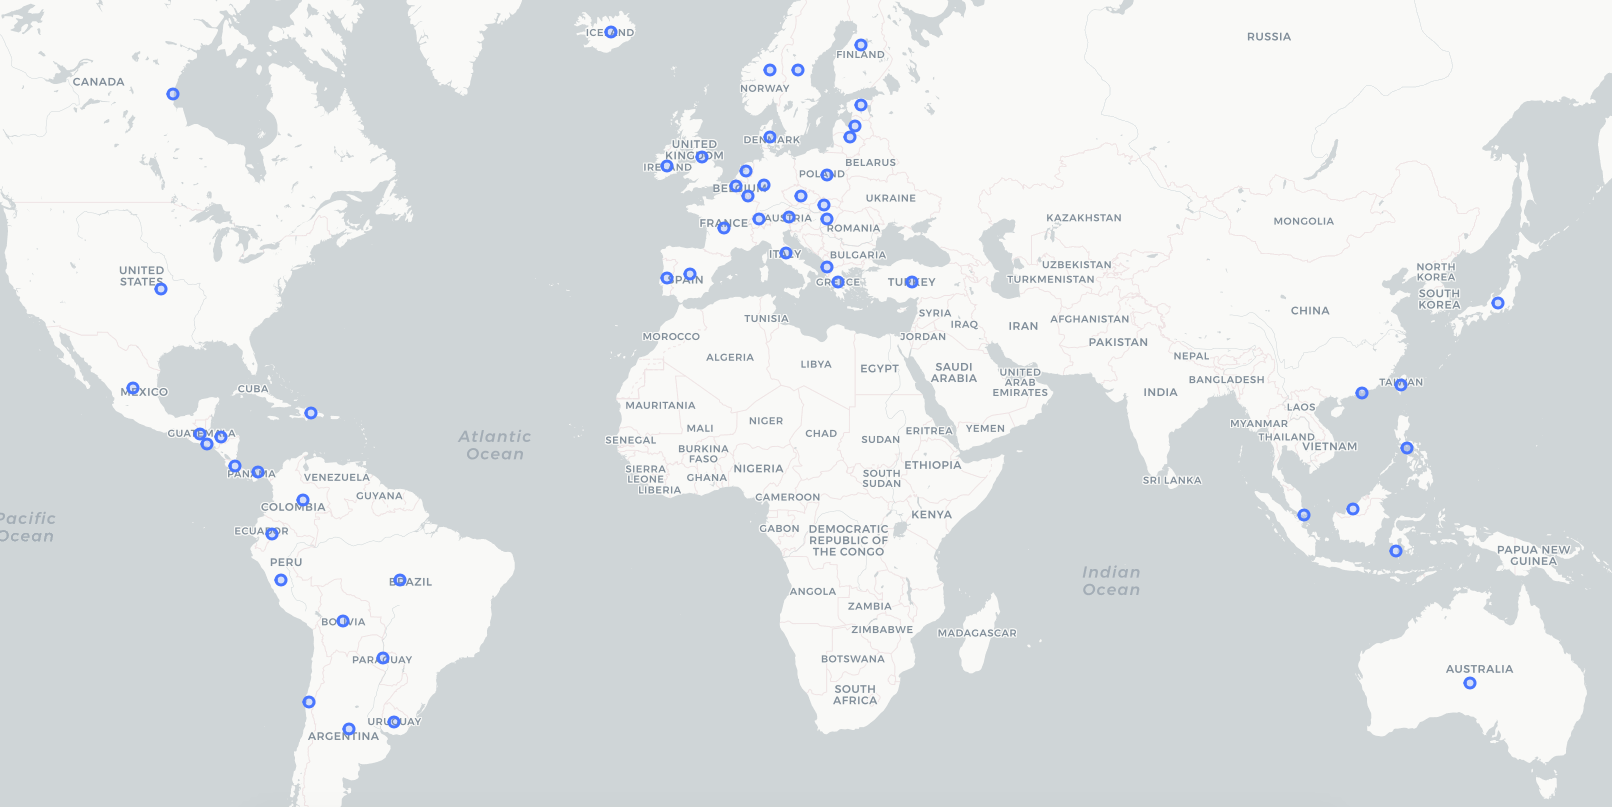

Python code for this plot:
import folium
from folium.plugins import MarkerCluster

# Read file
data = open("data.csv")
countries = {}

data.readline()
for line in data:
    country = line[-3:-1]
    if country not in countries:
        countries[country] = 0

countries = countries.keys()
print("Total countries: {}".format(len(countries)))

# Get lattitudes and longitudes
latlongsdb = {"ad":{"lat":"42.5000","long":"1.5000"},"ae":{"lat":"24.0000","long":"54.0000"},"af":{"lat":"33.0000","long":"65.0000"},"ag":{"lat":"17.0500","long":"-61.8000"},"ai":{"lat":"18.2500","long":"-63.1667"},"al":{"lat":"41.0000","long":"20.0000"},"am":{"lat":"40.0000","long":"45.0000"},"an":{"lat":"12.2500","long":"-68.7500"},"ao":{"lat":"-12.5000","long":"18.5000"},"ap":{"lat":"35.0000","long":"105.0000"},"aq":{"lat":"-90.0000","long":"0.0000"},"ar":{"lat":"-34.0000","long":"-64.0000"},"as":{"lat":"-14.3333","long":"-170.0000"},"at":{"lat":"47.3333","long":"13.3333"},"au":{"lat":"-27.0000","long":"133.0000"},"aw":{"lat":"12.5000","long":"-69.9667"},"az":{"lat":"40.5000","long":"47.5000"},"ba":{"lat":"44.0000","long":"18.0000"},"bb":{"lat":"13.1667","long":"-59.5333"},"bd":{"lat":"24.0000","long":"90.0000"},"be":{"lat":"50.8333","long":"4.0000"},"bf":{"lat":"13.0000","long":"-2.0000"},"bg":{"lat":"43.0000","long":"25.0000"},"bh":{"lat":"26.0000","long":"50.5500"},"bi":{"lat":"-3.5000","long":"30.0000"},"bj":{"lat":"9.5000","long":"2.2500"},"bm":{"lat":"32.3333","long":"-64.7500"},"bn":{"lat":"4.5000","long":"114.6667"},"bo":{"lat":"-17.0000","long":"-65.0000"},"br":{"lat":"-10.0000","long":"-55.0000"},"bs":{"lat":"24.2500","long":"-76.0000"},"bt":{"lat":"27.5000","long":"90.5000"},"bv":{"lat":"-54.4333","long":"3.4000"},"bw":{"lat":"-22.0000","long":"24.0000"},"by":{"lat":"53.0000","long":"28.0000"},"bz":{"lat":"17.2500","long":"-88.7500"},"ca":{"lat":"60.0000","long":"-95.0000"},"cc":{"lat":"-12.5000","long":"96.8333"},"cd":{"lat":"0.0000","long":"25.0000"},"cf":{"lat":"7.0000","long":"21.0000"},"cg":{"lat":"-1.0000","long":"15.0000"},"ch":{"lat":"47.0000","long":"8.0000"},"ci":{"lat":"8.0000","long":"-5.0000"},"ck":{"lat":"-21.2333","long":"-159.7667"},"cl":{"lat":"-30.0000","long":"-71.0000"},"cm":{"lat":"6.0000","long":"12.0000"},"cn":{"lat":"35.0000","long":"105.0000"},"co":{"lat":"4.0000","long":"-72.0000"},"cr":{"lat":"10.0000","long":"-84.0000"},"cu":{"lat":"21.5000","long":"-80.0000"},"cv":{"lat":"16.0000","long":"-24.0000"},"cx":{"lat":"-10.5000","long":"105.6667"},"cy":{"lat":"35.0000","long":"33.0000"},"cz":{"lat":"49.7500","long":"15.5000"},"de":{"lat":"51.0000","long":"9.0000"},"dj":{"lat":"11.5000","long":"43.0000"},"dk":{"lat":"56.0000","long":"10.0000"},"dm":{"lat":"15.4167","long":"-61.3333"},"do":{"lat":"19.0000","long":"-70.6667"},"dz":{"lat":"28.0000","long":"3.0000"},"ec":{"lat":"-2.0000","long":"-77.5000"},"ee":{"lat":"59.0000","long":"26.0000"},"eg":{"lat":"27.0000","long":"30.0000"},"eh":{"lat":"24.5000","long":"-13.0000"},"er":{"lat":"15.0000","long":"39.0000"},"es":{"lat":"40.0000","long":"-4.0000"},"et":{"lat":"8.0000","long":"38.0000"},"eu":{"lat":"47.0000","long":"8.0000"},"fi":{"lat":"64.0000","long":"26.0000"},"fj":{"lat":"-18.0000","long":"175.0000"},"fk":{"lat":"-51.7500","long":"-59.0000"},"fm":{"lat":"6.9167","long":"158.2500"},"fo":{"lat":"62.0000","long":"-7.0000"},"fr":{"lat":"46.0000","long":"2.0000"},"ga":{"lat":"-1.0000","long":"11.7500"},"gb":{"lat":"54.0000","long":"-2.0000"},"gd":{"lat":"12.1167","long":"-61.6667"},"ge":{"lat":"42.0000","long":"43.5000"},"gf":{"lat":"4.0000","long":"-53.0000"},"gh":{"lat":"8.0000","long":"-2.0000"},"gi":{"lat":"36.1833","long":"-5.3667"},"gl":{"lat":"72.0000","long":"-40.0000"},"gm":{"lat":"13.4667","long":"-16.5667"},"gn":{"lat":"11.0000","long":"-10.0000"},"gp":{"lat":"16.2500","long":"-61.5833"},"gq":{"lat":"2.0000","long":"10.0000"},"gr":{"lat":"39.0000","long":"22.0000"},"gs":{"lat":"-54.5000","long":"-37.0000"},"gt":{"lat":"15.5000","long":"-90.2500"},"gu":{"lat":"13.4667","long":"144.7833"},"gw":{"lat":"12.0000","long":"-15.0000"},"gy":{"lat":"5.0000","long":"-59.0000"},"hk":{"lat":"22.2500","long":"114.1667"},"hm":{"lat":"-53.1000","long":"72.5167"},"hn":{"lat":"15.0000","long":"-86.5000"},"hr":{"lat":"45.1667","long":"15.5000"},"ht":{"lat":"19.0000","long":"-72.4167"},"hu":{"lat":"47.0000","long":"20.0000"},"id":{"lat":"-5.0000","long":"120.0000"},"ie":{"lat":"53.0000","long":"-8.0000"},"il":{"lat":"31.5000","long":"34.7500"},"in":{"lat":"20.0000","long":"77.0000"},"io":{"lat":"-6.0000","long":"71.5000"},"iq":{"lat":"33.0000","long":"44.0000"},"ir":{"lat":"32.0000","long":"53.0000"},"is":{"lat":"65.0000","long":"-18.0000"},"it":{"lat":"42.8333","long":"12.8333"},"jm":{"lat":"18.2500","long":"-77.5000"},"jo":{"lat":"31.0000","long":"36.0000"},"jp":{"lat":"36.0000","long":"138.0000"},"ke":{"lat":"1.0000","long":"38.0000"},"kg":{"lat":"41.0000","long":"75.0000"},"kh":{"lat":"13.0000","long":"105.0000"},"ki":{"lat":"1.4167","long":"173.0000"},"km":{"lat":"-12.1667","long":"44.2500"},"kn":{"lat":"17.3333","long":"-62.7500"},"kp":{"lat":"40.0000","long":"127.0000"},"kr":{"lat":"37.0000","long":"127.5000"},"kw":{"lat":"29.3375","long":"47.6581"},"ky":{"lat":"19.5000","long":"-80.5000"},"kz":{"lat":"48.0000","long":"68.0000"},"la":{"lat":"18.0000","long":"105.0000"},"lb":{"lat":"33.8333","long":"35.8333"},"lc":{"lat":"13.8833","long":"-61.1333"},"li":{"lat":"47.1667","long":"9.5333"},"lk":{"lat":"7.0000","long":"81.0000"},"lr":{"lat":"6.5000","long":"-9.5000"},"ls":{"lat":"-29.5000","long":"28.5000"},"lt":{"lat":"56.0000","long":"24.0000"},"lu":{"lat":"49.7500","long":"6.1667"},"lv":{"lat":"57.0000","long":"25.0000"},"ly":{"lat":"25.0000","long":"17.0000"},"ma":{"lat":"32.0000","long":"-5.0000"},"mc":{"lat":"43.7333","long":"7.4000"},"md":{"lat":"47.0000","long":"29.0000"},"me":{"lat":"42.0000","long":"19.0000"},"mg":{"lat":"-20.0000","long":"47.0000"},"mh":{"lat":"9.0000","long":"168.0000"},"mk":{"lat":"41.8333","long":"22.0000"},"ml":{"lat":"17.0000","long":"-4.0000"},"mm":{"lat":"22.0000","long":"98.0000"},"mn":{"lat":"46.0000","long":"105.0000"},"mo":{"lat":"22.1667","long":"113.5500"},"mp":{"lat":"15.2000","long":"145.7500"},"mq":{"lat":"14.6667","long":"-61.0000"},"mr":{"lat":"20.0000","long":"-12.0000"},"ms":{"lat":"16.7500","long":"-62.2000"},"mt":{"lat":"35.8333","long":"14.5833"},"mu":{"lat":"-20.2833","long":"57.5500"},"mv":{"lat":"3.2500","long":"73.0000"},"mw":{"lat":"-13.5000","long":"34.0000"},"mx":{"lat":"23.0000","long":"-102.0000"},"my":{"lat":"2.5000","long":"112.5000"},"mz":{"lat":"-18.2500","long":"35.0000"},"na":{"lat":"-22.0000","long":"17.0000"},"nc":{"lat":"-21.5000","long":"165.5000"},"ne":{"lat":"16.0000","long":"8.0000"},"nf":{"lat":"-29.0333","long":"167.9500"},"ng":{"lat":"10.0000","long":"8.0000"},"ni":{"lat":"13.0000","long":"-85.0000"},"nl":{"lat":"52.5000","long":"5.7500"},"no":{"lat":"62.0000","long":"10.0000"},"np":{"lat":"28.0000","long":"84.0000"},"nr":{"lat":"-0.5333","long":"166.9167"},"nu":{"lat":"-19.0333","long":"-169.8667"},"nz":{"lat":"-41.0000","long":"174.0000"},"om":{"lat":"21.0000","long":"57.0000"},"pa":{"lat":"9.0000","long":"-80.0000"},"pe":{"lat":"-10.0000","long":"-76.0000"},"pf":{"lat":"-15.0000","long":"-140.0000"},"pg":{"lat":"-6.0000","long":"147.0000"},"ph":{"lat":"13.0000","long":"122.0000"},"pk":{"lat":"30.0000","long":"70.0000"},"pl":{"lat":"52.0000","long":"20.0000"},"pm":{"lat":"46.8333","long":"-56.3333"},"pr":{"lat":"18.2500","long":"-66.5000"},"ps":{"lat":"32.0000","long":"35.2500"},"pt":{"lat":"39.5000","long":"-8.0000"},"pw":{"lat":"7.5000","long":"134.5000"},"py":{"lat":"-23.0000","long":"-58.0000"},"qa":{"lat":"25.5000","long":"51.2500"},"re":{"lat":"-21.1000","long":"55.6000"},"ro":{"lat":"46.0000","long":"25.0000"},"rs":{"lat":"44.0000","long":"21.0000"},"ru":{"lat":"60.0000","long":"100.0000"},"rw":{"lat":"-2.0000","long":"30.0000"},"sa":{"lat":"25.0000","long":"45.0000"},"sb":{"lat":"-8.0000","long":"159.0000"},"sc":{"lat":"-4.5833","long":"55.6667"},"sd":{"lat":"15.0000","long":"30.0000"},"se":{"lat":"62.0000","long":"15.0000"},"sg":{"lat":"1.3667","long":"103.8000"},"sh":{"lat":"-15.9333","long":"-5.7000"},"si":{"lat":"46.0000","long":"15.0000"},"sj":{"lat":"78.0000","long":"20.0000"},"sk":{"lat":"48.6667","long":"19.5000"},"sl":{"lat":"8.5000","long":"-11.5000"},"sm":{"lat":"43.7667","long":"12.4167"},"sn":{"lat":"14.0000","long":"-14.0000"},"so":{"lat":"10.0000","long":"49.0000"},"sr":{"lat":"4.0000","long":"-56.0000"},"st":{"lat":"1.0000","long":"7.0000"},"sv":{"lat":"13.8333","long":"-88.9167"},"sy":{"lat":"35.0000","long":"38.0000"},"sz":{"lat":"-26.5000","long":"31.5000"},"tc":{"lat":"21.7500","long":"-71.5833"},"td":{"lat":"15.0000","long":"19.0000"},"tf":{"lat":"-43.0000","long":"67.0000"},"tg":{"lat":"8.0000","long":"1.1667"},"th":{"lat":"15.0000","long":"100.0000"},"tj":{"lat":"39.0000","long":"71.0000"},"tk":{"lat":"-9.0000","long":"-172.0000"},"tm":{"lat":"40.0000","long":"60.0000"},"tn":{"lat":"34.0000","long":"9.0000"},"to":{"lat":"-20.0000","long":"-175.0000"},"tr":{"lat":"39.0000","long":"35.0000"},"tt":{"lat":"11.0000","long":"-61.0000"},"tv":{"lat":"-8.0000","long":"178.0000"},"tw":{"lat":"23.5000","long":"121.0000"},"tz":{"lat":"-6.0000","long":"35.0000"},"ua":{"lat":"49.0000","long":"32.0000"},"ug":{"lat":"1.0000","long":"32.0000"},"um":{"lat":"19.2833","long":"166.6000"},"us":{"lat":"38.0000","long":"-97.0000"},"uy":{"lat":"-33.0000","long":"-56.0000"},"uz":{"lat":"41.0000","long":"64.0000"},"va":{"lat":"41.9000","long":"12.4500"},"vc":{"lat":"13.2500","long":"-61.2000"},"ve":{"lat":"8.0000","long":"-66.0000"},"vg":{"lat":"18.5000","long":"-64.5000"},"vi":{"lat":"18.3333","long":"-64.8333"},"vn":{"lat":"16.0000","long":"106.0000"},"vu":{"lat":"-16.0000","long":"167.0000"},"wf":{"lat":"-13.3000","long":"-176.2000"},"ws":{"lat":"-13.5833","long":"-172.3333"},"ye":{"lat":"15.0000","long":"48.0000"},"yt":{"lat":"-12.8333","long":"45.1667"},"za":{"lat":"-29.0000","long":"24.0000"},"zm":{"lat":"-15.0000","long":"30.0000"},"zw":{"lat":"-20.0000","long":"30.0000"}}
def geolocate(country):
    latlong = latlongsdb[country]
    return (latlong["lat"], latlong["long"])

latlongs = list(map(geolocate, countries))

# Map!
world_map = folium.Map(tiles="cartodbpositron")

for ll in latlongs:
    lat, long = ll
    radius=5
    folium.CircleMarker(location = [lat, long], radius=radius, fill=True).add_to(world_map)

world_map.save("map.html")
    
